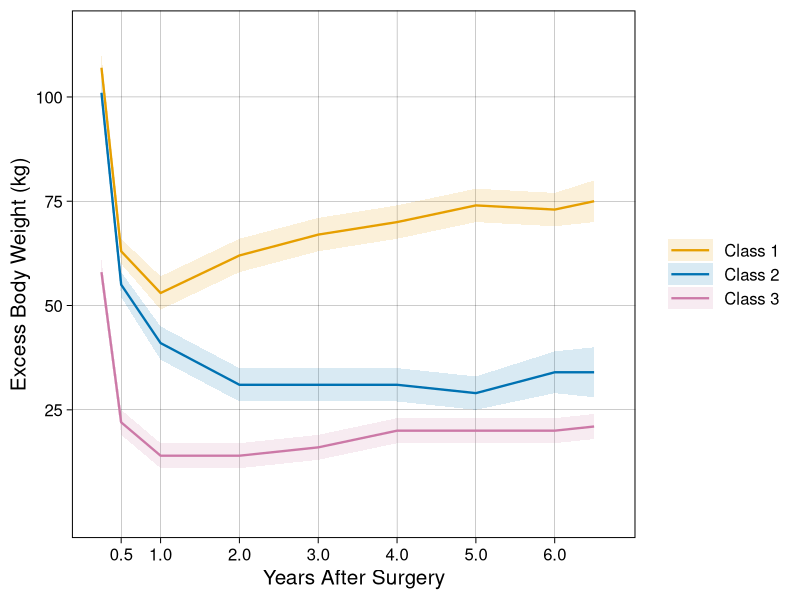

Source code (R):
library(ggplot2)
library(here)
setwd(here::here("figures/Fig1a"))

df = read.csv("data.csv")
df$class = factor(df$class, levels = c("Class 1", "Class 2", "Class 3"))

class_colors = c(
  "Class 1" = "#E69F00",
  "Class 2" = "#0072B2",
  "Class 3" = "#CC79A7"
)

p = ggplot(df, aes(x = year, y = ebw_mean, color = class, fill = class)) +
  geom_ribbon(aes(ymin = ebw_lower, ymax = ebw_upper), alpha = 0.15, color = NA) +
  geom_line(linewidth = 0.8) +
  scale_color_manual(values = class_colors, name = NULL) +
  scale_fill_manual(values = class_colors, name = NULL) +
  scale_x_continuous(breaks = c(0.5, 1, 2, 3, 4, 5, 6), limits = c(0.2, 6.7)) +
  scale_y_continuous(breaks = c(25, 50, 75, 100), limits = c(0, 115)) +
  labs(
    x = "Years After Surgery",
    y = "Excess Body Weight (kg)"
  ) +
  theme_linedraw(base_size = 15) +
  theme(
    legend.position = "right",
    legend.key.width = unit(1.2, "cm"),
    panel.grid.minor = element_blank()
  )

ggsave("fig1a.png", p, width = 7, height = 4, dpi = 800, bg = "white")
